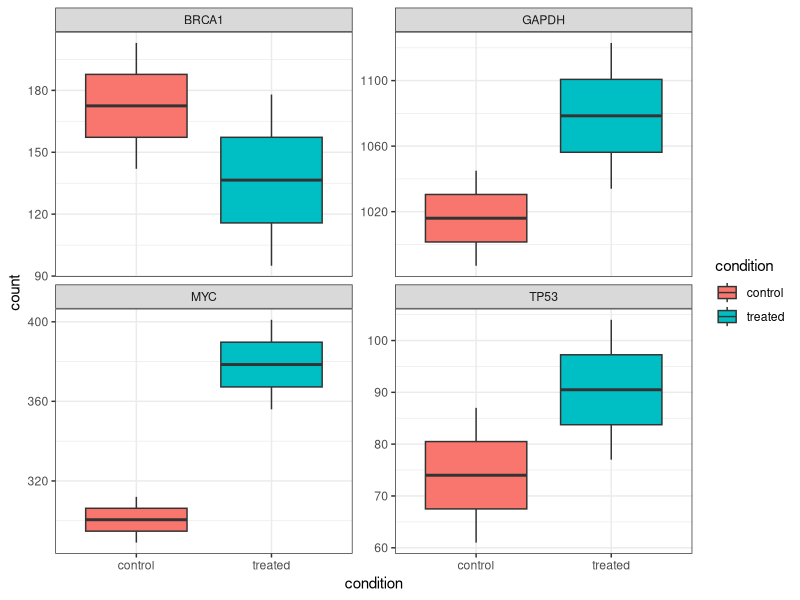

Write the R code that produced this figure.
## ---- chunk 1
#| message: false
library(tidyverse)
## ---- chunk 2
counts_wide <- data.frame(
  gene    = c("BRCA1", "TP53", "MYC", "GAPDH"),
  sample1 = c(142, 87, 312, 1045),
  sample2 = c(203, 61, 289, 987),
  sample3 = c(178, 104, 401, 1123),
  sample4 = c(95,  77, 356, 1034)
)

counts_wide
## ---- chunk 3
counts_long <- counts_wide |>
  pivot_longer(
    cols      = -gene,                  # collapse all columns except gene
    names_to  = "sample",               # new column for old column names
    values_to = "count"                 # new column for the values
  )

counts_long
## ---- chunk 4
counts_wide_again <- counts_long |>
  pivot_wider(
    names_from  = "sample",
    values_from = "count"
  )

counts_wide_again
## ---- chunk 5
# A simple metadata table
metadata <- data.frame(
  sample    = c("sample1", "sample2", "sample3", "sample4"),
  condition = c("control", "control", "treated", "treated"),
  timepoint = c("T0", "T0", "T24", "T24")
)

metadata
## ---- chunk 6
# Join metadata onto the long counts table
counts_annotated <- counts_long |>
  left_join(metadata, by = "sample")

counts_annotated
## ---- chunk 7
counts_annotated |>
  ggplot(aes(x = condition, y = count, fill = condition)) +
  geom_boxplot() +
  theme_bw() +
  facet_wrap( ~ gene, scales = "free_y")
